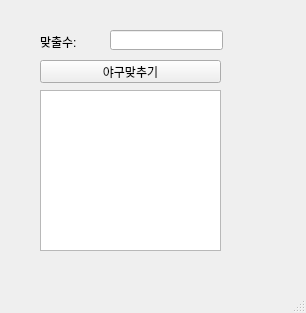
<?xml version="1.0" encoding="UTF-8"?>
<ui version="4.0">
 <class>MainWindow</class>
 <widget class="QMainWindow" name="MainWindow">
  <property name="geometry">
   <rect>
    <x>0</x>
    <y>0</y>
    <width>306</width>
    <height>313</height>
   </rect>
  </property>
  <property name="font">
   <font>
    <pointsize>9</pointsize>
   </font>
  </property>
  <property name="windowTitle">
   <string>MainWindow</string>
  </property>
  <widget class="QWidget" name="centralwidget">
   <widget class="QLabel" name="lbl">
    <property name="geometry">
     <rect>
      <x>40</x>
      <y>31</y>
      <width>56</width>
      <height>21</height>
     </rect>
    </property>
    <property name="text">
     <string>맞출수:</string>
    </property>
   </widget>
   <widget class="QLineEdit" name="le">
    <property name="geometry">
     <rect>
      <x>110</x>
      <y>30</y>
      <width>113</width>
      <height>20</height>
     </rect>
    </property>
   </widget>
   <widget class="QPushButton" name="pb">
    <property name="geometry">
     <rect>
      <x>40</x>
      <y>60</y>
      <width>181</width>
      <height>23</height>
     </rect>
    </property>
    <property name="text">
     <string>야구맞추기</string>
    </property>
   </widget>
   <widget class="QTextEdit" name="te">
       <property name="geometry">
           <rect>
               <x>40</x>
               <y>90</y>
               <width>181</width>
               <height>161</height>
           </rect>
       </property>
   </widget>
  </widget>
  <widget class="QMenuBar" name="menubar">
   <property name="geometry">
    <rect>
     <x>0</x>
     <y>0</y>
     <width>306</width>
     <height>21</height>
    </rect>
   </property>
  </widget>
  <widget class="QStatusBar" name="statusbar"/>
 </widget>
 <resources/>
 <connections/>
</ui>
